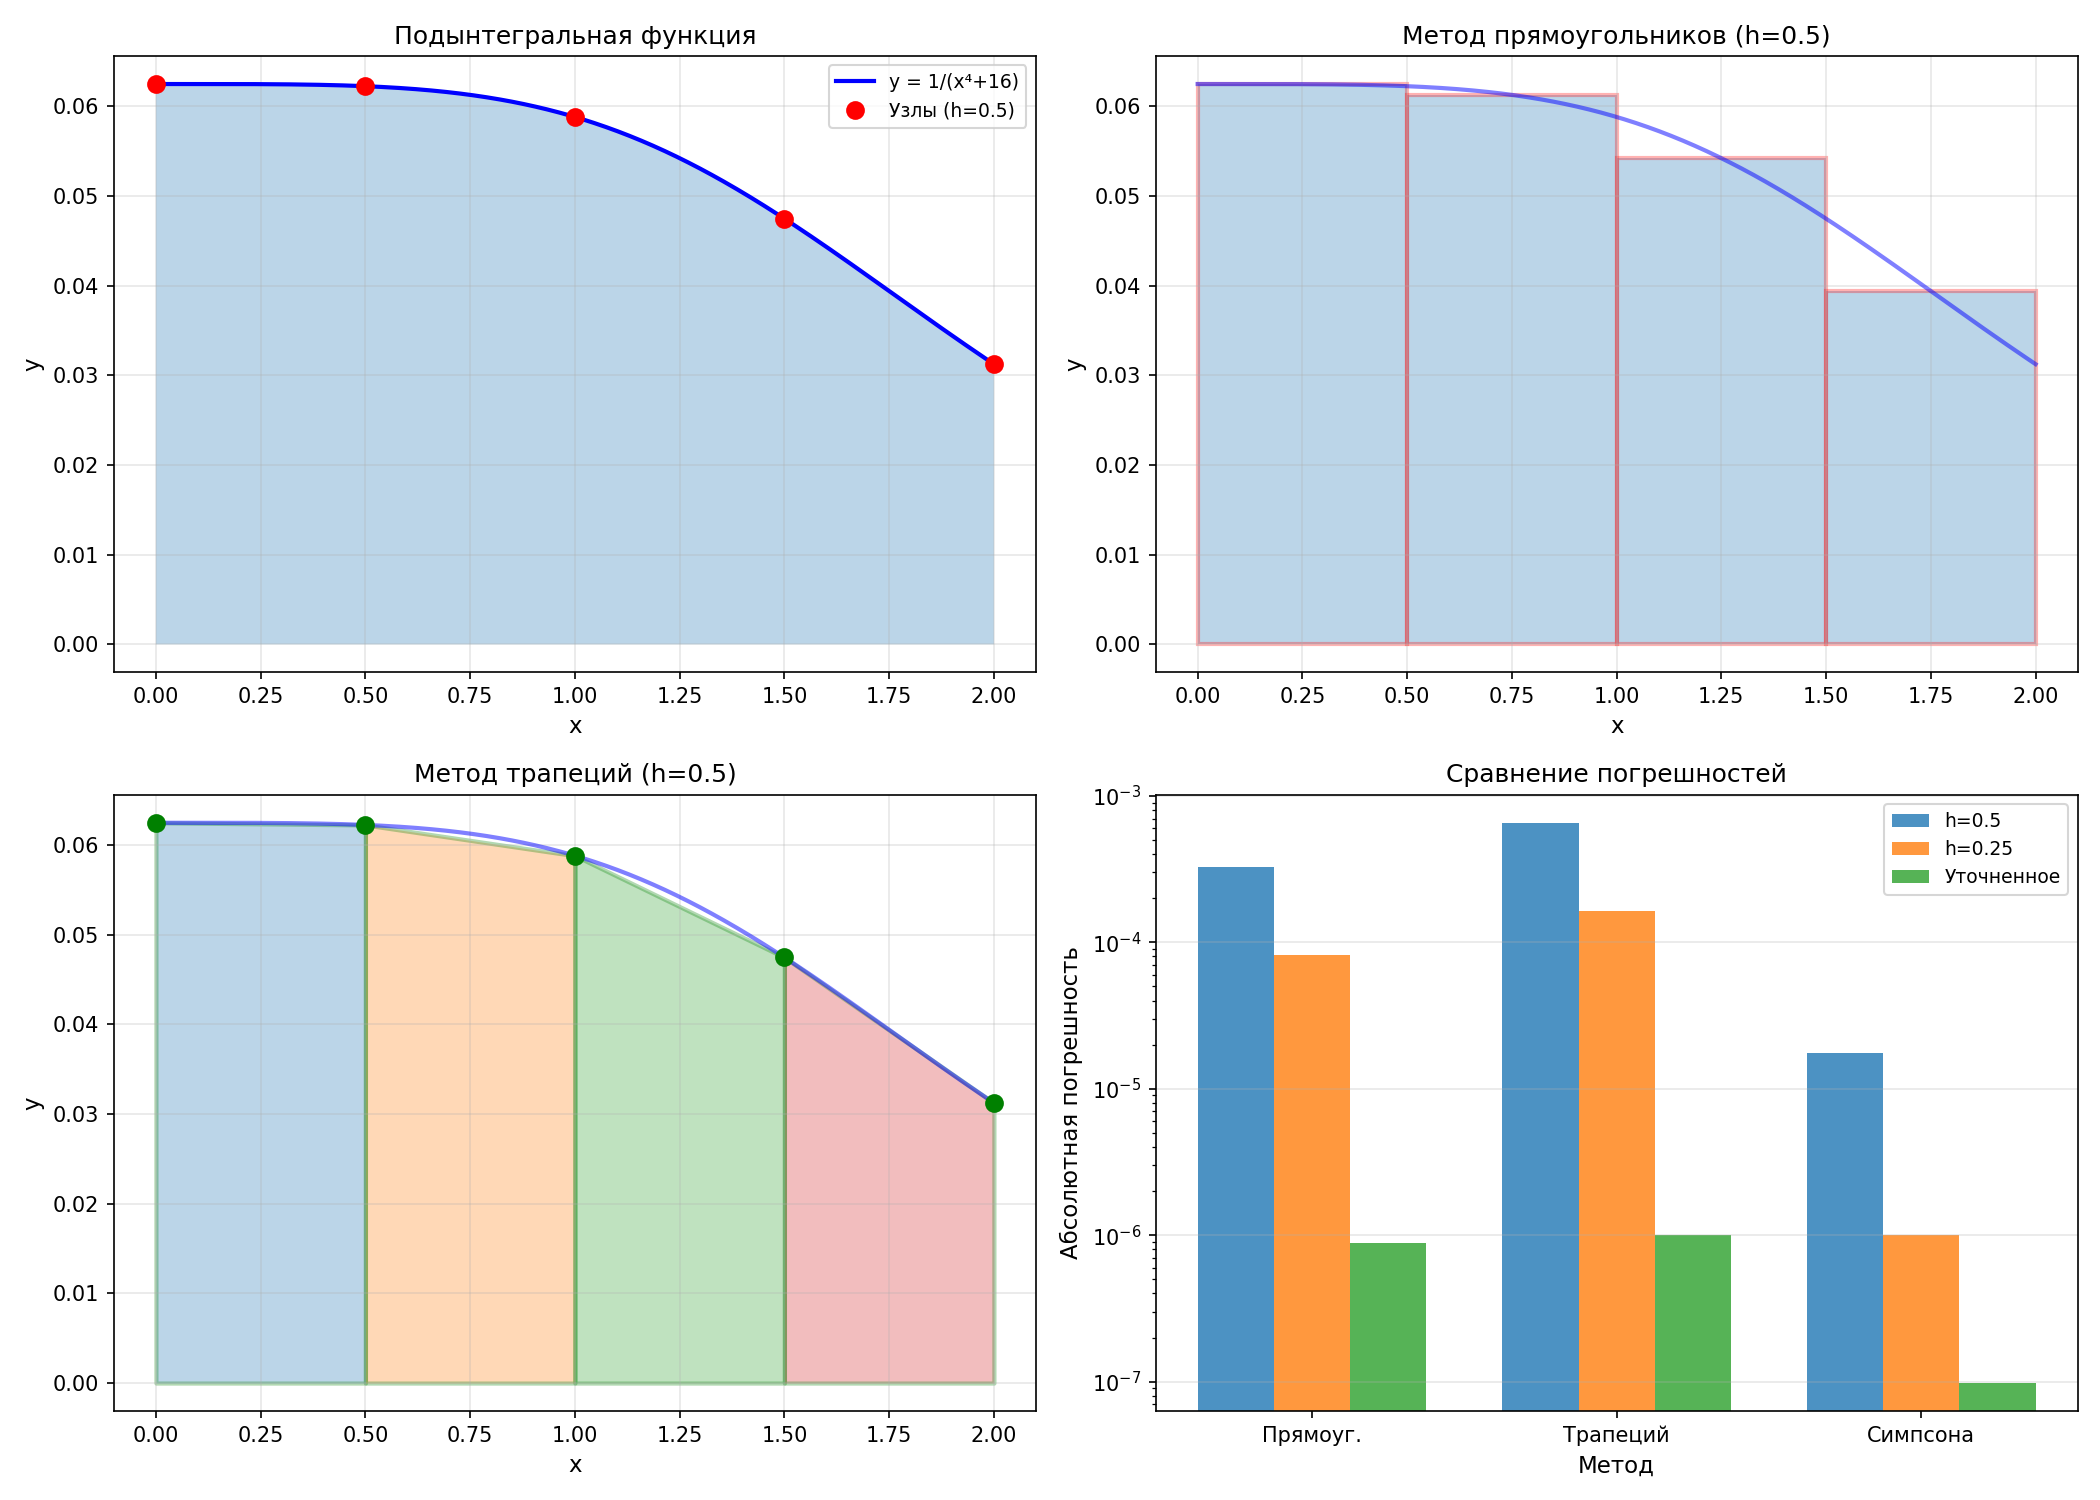

This chart was generated by the following Python code:
"""
Лабораторная работа №3. Задание 3.5
Численное интегрирование

Вариант 14:
y = 1 / (x⁴ + 16)
X₀ = 0, Xₖ = 2
h₁ = 0.5, h₂ = 0.25
"""

import numpy as np
import matplotlib.pyplot as plt
from typing import Tuple, Callable
from scipy import integrate


def function(x: float) -> float:
    """Подынтегральная функция y = 1 / (x⁴ + 16)"""
    return 1.0 / (x**4 + 16)


def rectangle_method(f: Callable, a: float, b: float, h: float) -> float:
    """
    Метод прямоугольников (средних точек)
    F ≈ Σ h_i * f((x_{i-1} + x_i) / 2)
    """
    n = int((b - a) / h)
    x = np.linspace(a, b, n + 1)
    result = 0.0
    
    for i in range(n):
        x_mid = (x[i] + x[i + 1]) / 2
        result += h * f(x_mid)
    
    return result


def trapezoid_method(f: Callable, a: float, b: float, h: float) -> float:
    """
    Метод трапеций
    F ≈ (1/2) Σ (f_i + f_{i-1}) * h_i
    """
    n = int((b - a) / h)
    x = np.linspace(a, b, n + 1)
    y = np.array([f(xi) for xi in x])
    
    result = 0.0
    for i in range(n):
        result += 0.5 * (y[i] + y[i + 1]) * h
    
    return result


def simpson_method(f: Callable, a: float, b: float, h: float) -> float:
    """
    Метод Симпсона (парабол)
    F ≈ (h/3) [f_0 + 4f_1 + 2f_2 + 4f_3 + ... + 2f_{n-2} + 4f_{n-1} + f_n]
    
    Требует четное число интервалов
    """
    n = int((b - a) / h)
    if n % 2 != 0:
        n += 1  # Делаем четным
    
    x = np.linspace(a, b, n + 1)
    y = np.array([f(xi) for xi in x])
    
    result = y[0] + y[n]
    
    for i in range(1, n, 2):
        result += 4 * y[i]
    
    for i in range(2, n, 2):
        result += 2 * y[i]
    
    result *= h / 3
    
    return result


def runge_romberg_richardson(F_h: float, F_kh: float, k: int, p: int) -> float:
    """
    Метод Рунге-Ромберга-Ричардсона для уточнения результата
    
    F = F_h + (F_h - F_{kh}) / (k^p - 1)
    
    где:
    - F_h: значение интеграла с шагом h
    - F_kh: значение интеграла с шагом k*h
    - k: коэффициент изменения шага (обычно 2)
    - p: порядок точности метода (2 для прямоугольников и трапеций, 4 для Симпсона)
    """
    return F_h + (F_h - F_kh) / (k**p - 1)


def solve_task():
    """Решение задания 3.5"""
    print("=" * 80)
    print("ЛАБОРАТОРНАЯ РАБОТА №3. ЗАДАНИЕ 3.5")
    print("ЧИСЛЕННОЕ ИНТЕГРИРОВАНИЕ")
    print("Вариант 14: y = 1 / (x⁴ + 16)")
    print("=" * 80)
    
    # Параметры
    a = 0.0
    b = 2.0
    h1 = 0.5
    h2 = 0.25
    k = 2  # h1 / h2
    
    print(f"\nПараметры:")
    print(f"Интервал интегрирования: [{a}, {b}]")
    print(f"Шаг h₁ = {h1}")
    print(f"Шаг h₂ = {h2}")
    print(f"Коэффициент k = h₁/h₂ = {k}")
    
    # Точное значение (численное интегрирование высокой точности)
    exact_value, _ = integrate.quad(function, a, b)
    print(f"\nТочное значение интеграла (scipy.integrate.quad):")
    print(f"I = {exact_value:.10f}")
    
    # ========== ВЫЧИСЛЕНИЯ С ШАГОМ h1 ==========
    print("\n" + "=" * 80)
    print(f"ВЫЧИСЛЕНИЯ С ШАГОМ h₁ = {h1}")
    print("=" * 80)
    
    n1 = int((b - a) / h1)
    x1 = np.linspace(a, b, n1 + 1)
    y1 = np.array([function(xi) for xi in x1])
    
    print(f"\nТаблица значений (N = {n1} интервалов):")
    print(f"{'i':<5} {'x_i':<10} {'y_i':<15}")
    print("-" * 30)
    for i, (x, y) in enumerate(zip(x1, y1)):
        print(f"{i:<5} {x:<10.2f} {y:<15.10f}")
    
    rect_h1 = rectangle_method(function, a, b, h1)
    trap_h1 = trapezoid_method(function, a, b, h1)
    simp_h1 = simpson_method(function, a, b, h1)
    
    print(f"\nРезультаты:")
    print(f"Метод прямоугольников: I_rect(h₁) = {rect_h1:.10f}")
    print(f"Метод трапеций:        I_trap(h₁) = {trap_h1:.10f}")
    print(f"Метод Симпсона:        I_simp(h₁) = {simp_h1:.10f}")
    
    print(f"\nАбсолютные погрешности:")
    print(f"Метод прямоугольников: |I - I_rect(h₁)| = {abs(exact_value - rect_h1):.10e}")
    print(f"Метод трапеций:        |I - I_trap(h₁)| = {abs(exact_value - trap_h1):.10e}")
    print(f"Метод Симпсона:        |I - I_simp(h₁)| = {abs(exact_value - simp_h1):.10e}")
    
    # ========== ВЫЧИСЛЕНИЯ С ШАГОМ h2 ==========
    print("\n" + "=" * 80)
    print(f"ВЫЧИСЛЕНИЯ С ШАГОМ h₂ = {h2}")
    print("=" * 80)
    
    n2 = int((b - a) / h2)
    x2 = np.linspace(a, b, n2 + 1)
    y2 = np.array([function(xi) for xi in x2])
    
    print(f"\nТаблица значений (N = {n2} интервалов):")
    print(f"{'i':<5} {'x_i':<10} {'y_i':<15}")
    print("-" * 30)
    for i, (x, y) in enumerate(zip(x2, y2)):
        print(f"{i:<5} {x:<10.2f} {y:<15.10f}")
    
    rect_h2 = rectangle_method(function, a, b, h2)
    trap_h2 = trapezoid_method(function, a, b, h2)
    simp_h2 = simpson_method(function, a, b, h2)
    
    print(f"\nРезультаты:")
    print(f"Метод прямоугольников: I_rect(h₂) = {rect_h2:.10f}")
    print(f"Метод трапеций:        I_trap(h₂) = {trap_h2:.10f}")
    print(f"Метод Симпсона:        I_simp(h₂) = {simp_h2:.10f}")
    
    print(f"\nАбсолютные погрешности:")
    print(f"Метод прямоугольников: |I - I_rect(h₂)| = {abs(exact_value - rect_h2):.10e}")
    print(f"Метод трапеций:        |I - I_trap(h₂)| = {abs(exact_value - trap_h2):.10e}")
    print(f"Метод Симпсона:        |I - I_simp(h₂)| = {abs(exact_value - simp_h2):.10e}")
    
    # ========== УТОЧНЕНИЕ ПО МЕТОДУ РУНГЕ-РОМБЕРГА ==========
    print("\n" + "=" * 80)
    print("УТОЧНЕНИЕ ПО МЕТОДУ РУНГЕ-РОМБЕРГА-РИЧАРДСОНА")
    print("=" * 80)
    
    print(f"\nФормула: I = I_h + (I_h - I_{{kh}}) / (k^p - 1)")
    print(f"где k = {k}, p = 2 (для прямоугольников и трапеций), p = 4 (для Симпсона)")
    
    # Уточнение для метода прямоугольников (p = 2)
    rect_refined = runge_romberg_richardson(rect_h2, rect_h1, k, 2)
    print(f"\nМетод прямоугольников (p = 2):")
    print(f"I_уточн = {rect_h2:.10f} + ({rect_h2:.10f} - {rect_h1:.10f}) / ({k}² - 1)")
    print(f"I_уточн = {rect_refined:.10f}")
    print(f"Абсолютная погрешность: {abs(exact_value - rect_refined):.10e}")
    
    # Уточнение для метода трапеций (p = 2)
    trap_refined = runge_romberg_richardson(trap_h2, trap_h1, k, 2)
    print(f"\nМетод трапеций (p = 2):")
    print(f"I_уточн = {trap_h2:.10f} + ({trap_h2:.10f} - {trap_h1:.10f}) / ({k}² - 1)")
    print(f"I_уточн = {trap_refined:.10f}")
    print(f"Абсолютная погрешность: {abs(exact_value - trap_refined):.10e}")
    
    # Уточнение для метода Симпсона (p = 4)
    simp_refined = runge_romberg_richardson(simp_h2, simp_h1, k, 4)
    print(f"\nМетод Симпсона (p = 4):")
    print(f"I_уточн = {simp_h2:.10f} + ({simp_h2:.10f} - {simp_h1:.10f}) / ({k}⁴ - 1)")
    print(f"I_уточн = {simp_refined:.10f}")
    print(f"Абсолютная погрешность: {abs(exact_value - simp_refined):.10e}")
    
    # ========== ИТОГОВАЯ ТАБЛИЦА ==========
    print("\n" + "=" * 80)
    print("ИТОГОВАЯ ТАБЛИЦА РЕЗУЛЬТАТОВ")
    print("=" * 80)
    
    print(f"\n{'Метод':<25} {'I(h₁)':<15} {'I(h₂)':<15} {'I_уточн':<15} {'Погрешность':<15}")
    print("-" * 85)
    print(f"{'Точное значение':<25} {'':<15} {'':<15} {exact_value:<15.10f} {0.0:<15.10e}")
    print(f"{'Прямоугольников':<25} {rect_h1:<15.10f} {rect_h2:<15.10f} {rect_refined:<15.10f} {abs(exact_value - rect_refined):<15.10e}")
    print(f"{'Трапеций':<25} {trap_h1:<15.10f} {trap_h2:<15.10f} {trap_refined:<15.10f} {abs(exact_value - trap_refined):<15.10e}")
    print(f"{'Симпсона':<25} {simp_h1:<15.10f} {simp_h2:<15.10f} {simp_refined:<15.10f} {abs(exact_value - simp_refined):<15.10e}")
    print("-" * 85)
    
    # ========== ПОСТРОЕНИЕ ГРАФИКОВ ==========
    x_plot = np.linspace(a, b, 500)
    y_plot = np.array([function(x) for x in x_plot])
    
    fig, axes = plt.subplots(2, 2, figsize=(14, 10))
    
    # График 1: Функция
    axes[0, 0].plot(x_plot, y_plot, 'b-', linewidth=2, label='y = 1/(x⁴+16)')
    axes[0, 0].fill_between(x_plot, 0, y_plot, alpha=0.3)
    axes[0, 0].plot(x1, y1, 'ro', markersize=8, label=f'Узлы (h={h1})')
    axes[0, 0].set_xlabel('x', fontsize=11)
    axes[0, 0].set_ylabel('y', fontsize=11)
    axes[0, 0].set_title('Подынтегральная функция', fontsize=12)
    axes[0, 0].legend(fontsize=9)
    axes[0, 0].grid(True, alpha=0.3)
    
    # График 2: Метод прямоугольников
    axes[0, 1].plot(x_plot, y_plot, 'b-', linewidth=2, alpha=0.5)
    for i in range(len(x1) - 1):
        x_mid = (x1[i] + x1[i + 1]) / 2
        y_mid = function(x_mid)
        axes[0, 1].add_patch(plt.Rectangle((x1[i], 0), h1, y_mid, 
                                          fill=True, alpha=0.3, edgecolor='red', linewidth=2))
    axes[0, 1].set_xlabel('x', fontsize=11)
    axes[0, 1].set_ylabel('y', fontsize=11)
    axes[0, 1].set_title(f'Метод прямоугольников (h={h1})', fontsize=12)
    axes[0, 1].grid(True, alpha=0.3)
    
    # График 3: Метод трапеций
    axes[1, 0].plot(x_plot, y_plot, 'b-', linewidth=2, alpha=0.5)
    for i in range(len(x1) - 1):
        axes[1, 0].fill_between([x1[i], x1[i + 1]], 0, [y1[i], y1[i + 1]], 
                               alpha=0.3, edgecolor='green', linewidth=2)
    axes[1, 0].plot(x1, y1, 'go', markersize=8)
    axes[1, 0].set_xlabel('x', fontsize=11)
    axes[1, 0].set_ylabel('y', fontsize=11)
    axes[1, 0].set_title(f'Метод трапеций (h={h1})', fontsize=12)
    axes[1, 0].grid(True, alpha=0.3)
    
    # График 4: Сравнение погрешностей
    methods = ['Прямоуг.', 'Трапеций', 'Симпсона']
    errors_h1 = [abs(exact_value - rect_h1), abs(exact_value - trap_h1), abs(exact_value - simp_h1)]
    errors_h2 = [abs(exact_value - rect_h2), abs(exact_value - trap_h2), abs(exact_value - simp_h2)]
    errors_refined = [abs(exact_value - rect_refined), abs(exact_value - trap_refined), abs(exact_value - simp_refined)]
    
    x_pos = np.arange(len(methods))
    width = 0.25
    
    axes[1, 1].bar(x_pos - width, errors_h1, width, label=f'h={h1}', alpha=0.8)
    axes[1, 1].bar(x_pos, errors_h2, width, label=f'h={h2}', alpha=0.8)
    axes[1, 1].bar(x_pos + width, errors_refined, width, label='Уточненное', alpha=0.8)
    axes[1, 1].set_xlabel('Метод', fontsize=11)
    axes[1, 1].set_ylabel('Абсолютная погрешность', fontsize=11)
    axes[1, 1].set_title('Сравнение погрешностей', fontsize=12)
    axes[1, 1].set_xticks(x_pos)
    axes[1, 1].set_xticklabels(methods)
    axes[1, 1].set_yscale('log')
    axes[1, 1].legend(fontsize=9)
    axes[1, 1].grid(True, alpha=0.3, axis='y')
    
    plt.tight_layout()
    plt.savefig('chislaki/lab3/task3_5_integration.png', dpi=150)
    print(f"\nГрафик сохранен: task3_5_integration.png")
    
    return {
        'exact': exact_value,
        'rectangle': {'h1': rect_h1, 'h2': rect_h2, 'refined': rect_refined},
        'trapezoid': {'h1': trap_h1, 'h2': trap_h2, 'refined': trap_refined},
        'simpson': {'h1': simp_h1, 'h2': simp_h2, 'refined': simp_refined}
    }


if __name__ == "__main__":
    results = solve_task()
    plt.show()
